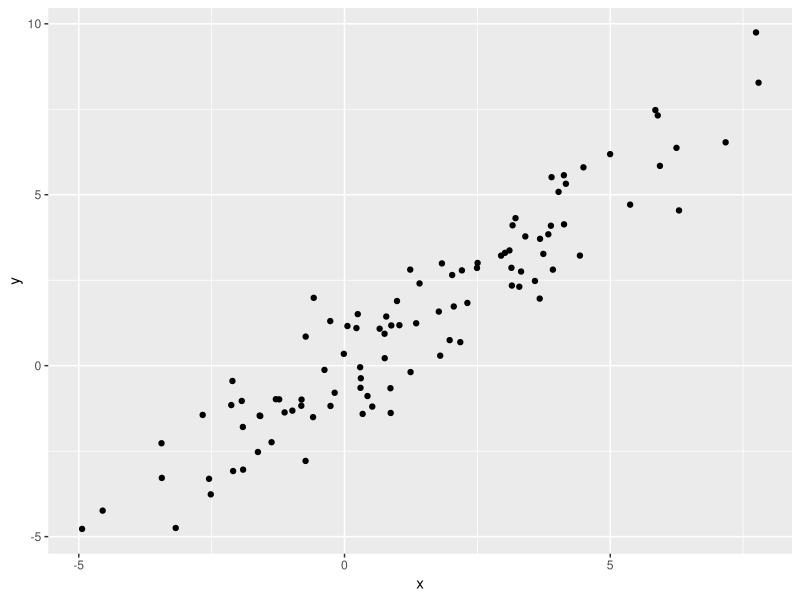

Here is the R script that generated this plot:
## ---- chunk 1
library(tidyverse)

plot_df = 
  tibble(
    x = rnorm(100, 2, 3),
    y = x + rnorm(100)
  )

plot_df |> 
  ggplot(aes(x = x, y = y)) + 
  geom_point()
